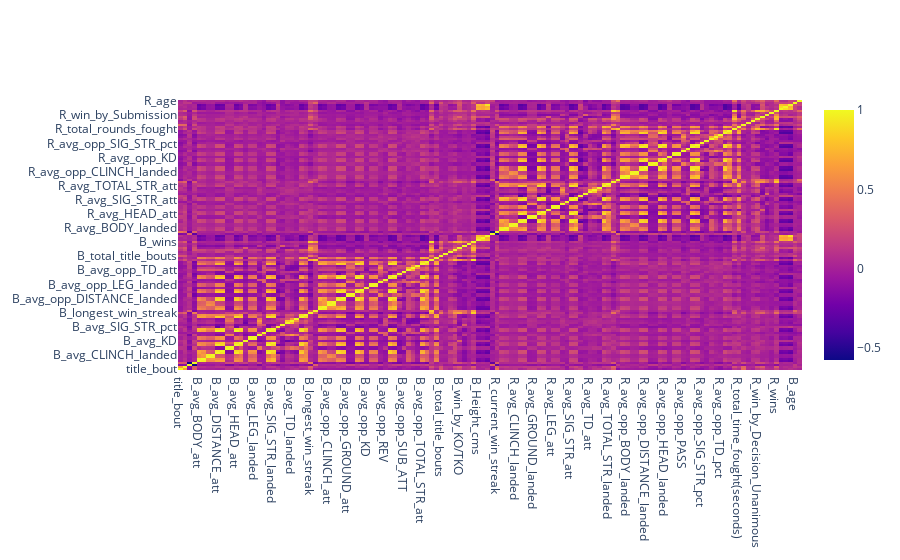

Notebook cell for this chart:
### Code cell
fig = go.Figure(data=go.Heatmap(x=correlation_matrix.columns, y=correlation_matrix.columns,z=correlation_matrix))
fig.show()

### Figure 1 — Plotly figure (JSON) as saved in the notebook; plotly's stock layout.template omitted (floating-point values rounded to 4 significant figures; data arrays with more than 128 entries replaced by an {"elided": "..."} marker saying what was removed)
{"data": [{"type": "heatmap", "x": {"elided": "134 str values"}, "y": {"elided": "134 str values"}, "z": {"elided": "134x134 float values"}}], "layout": {"autosize": true, "xaxis": {"autorange": true, "range": [-0.5, 133.5], "type": "category"}, "yaxis": {"autorange": true, "range": [-0.5, 133.5], "type": "category"}}}
